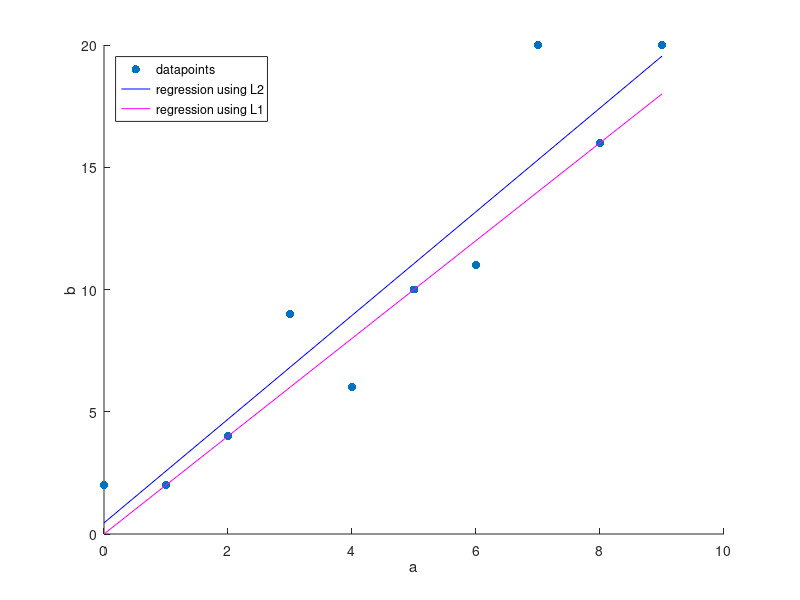

Here is the MATLAB script that generated this plot:
b = [2, 2, 4, 9, 6, 10, 11, 20, 16, 20];
a = [0: 9];
A= [0, 1; 1, 1; 2, 1; 3, 1; 4, 1; 5, 1; 6, 1; 7, 1; 8, 1; 9, 1];

x = (inv((A.')*A))*(A.')*(b.');

scatter(a, b, 'filled', 'r')
hold on

plot(a, A*x, 'b')
hold on

plot(a, A*[2; 0], 'm')

xlabel('a')
ylabel('b')
legend('datapoints', 'regression using L2', 'regression using L1', 'Location', 'northwest')